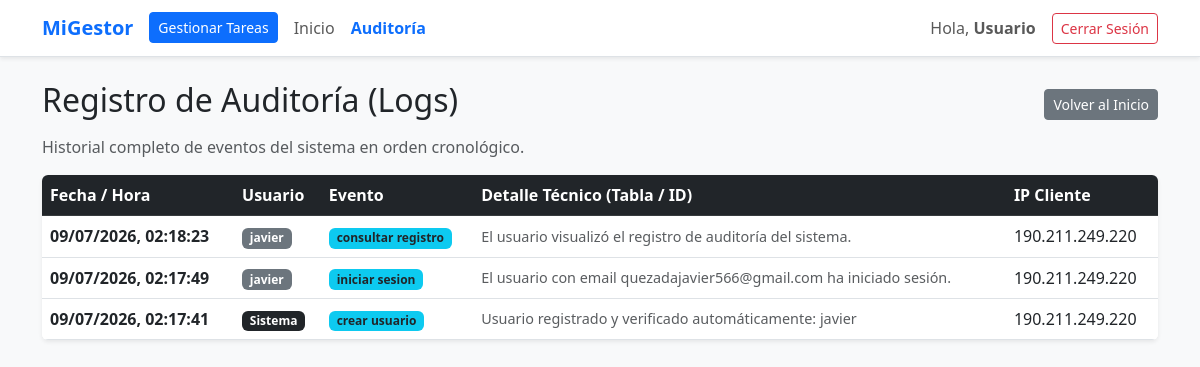
The page /logs_view.php on the database its author committed.
### tables this page shows
CREATE TABLE logs (
            id INTEGER PRIMARY KEY AUTOINCREMENT,
            fecha_hora DATETIME DEFAULT CURRENT_TIMESTAMP,
            usuario_id INTEGER,
            evento TEXT NOT NULL,
            detalle TEXT,
            ip_host_client TEXT
        );

CREATE TABLE usuarios (
            id INTEGER PRIMARY KEY AUTOINCREMENT,
            username TEXT UNIQUE NOT NULL,
            email TEXT UNIQUE NOT NULL,
            password TEXT NOT NULL,
            verificado INTEGER DEFAULT 0,
            token TEXT
        );

### logs_view.php (the view, shortened to what this page needs)
<?php
require_once 'db.php';
$query = "SELECT l.*, u.username
          FROM logs l
          LEFT JOIN usuarios u ON l.usuario_id = u.id
          ORDER BY l.id DESC";
$stmt = $db->query($query);
$todos_los_logs = $stmt->fetchAll(PDO::FETCH_ASSOC);
?>
<!DOCTYPE html>
<html lang="es">
<head>
    <link href="https://cdn.jsdelivr.net/npm/bootstrap@5.3.0/dist/css/bootstrap.min.css" rel="stylesheet">
</head>
<body class="bg-light">
    <?php include 'menu.php'; ?>
    <div class="container mt-4">
        <div class="d-flex align-items-center justify-content-between mb-2">
            <h2>Registro de Auditoría (Logs)</h2>
            <a href="index.php" class="btn btn-secondary btn-sm">Volver al Inicio</a>
        </div>
        <p class="text-muted">Historial completo de eventos del sistema en orden cronológico.</p>
        <div class="card shadow-sm border-0 mb-5">
            <div class="table-responsive rounded">
                <table class="table table-hover align-middle mb-0 bg-white">
                    <thead class="table-dark">
                        <tr>
                            <th>Fecha / Hora</th>
                            <th>Usuario</th>
                            <th>Evento</th>
                            <th>Detalle Técnico (Tabla / ID)</th>
                            <th>IP Cliente</th>
                        </tr>
                    </thead>
                    <tbody>
                        <?php if (!empty($todos_los_logs)): ?>
                            <?php foreach ($todos_los_logs as $row):
                                $fecha_original = $row['fecha_hora'];
                                $timestamp = strtotime($fecha_original);
                                $fecha_formateada = ($timestamp !== false) ? date('d/m/Y, H:i:s', $timestamp) : date('d/m/Y, H:i:s');
                            ?>
                            <tr>
                                <td class="fw-semibold">
                                    <?php echo $fecha_formateada; ?>
                                </td>
                                <td>
                                    <span class="badge <?php echo !empty($row['username']) ? 'bg-secondary' : 'bg-dark'; ?>">
                                        <?php echo !empty($row['username']) ? htmlspecialchars($row['username']) : 'Sistema'; ?>
                                    </span>
                                </td>
                                <td>
                                    <span class="badge bg-info text-dark fw-bold">
                                        <?php echo htmlspecialchars($row['evento']); ?>
                                    </span>
                                </td>
                                <td class="text-muted" style="font-size: 0.9rem;">
                                    <?php echo htmlspecialchars($row['detalle']); ?>
                                </td>
                                <td class="text-monospace"><?php echo htmlspecialchars($row['ip_host_client']); ?></td>
                            </tr>
                            <?php endforeach; ?>
                        <?php endif; ?>
                    </tbody>
                </table>
            </div>
        </div>
    </div>
</body>
</html>

### menu.php (shortened to what this page needs)
<?php
$username = "Usuario";
$pagina_actual = basename($_SERVER['PHP_SELF']);
?>
<nav class="navbar navbar-expand-lg navbar-light bg-white border-bottom shadow-sm mb-4">
    <div class="container">
        <a class="navbar-brand fw-bold text-primary" href="index.php">MiGestor</a>
        <div class="collapse navbar-collapse" id="navbarNav">
            <ul class="navbar-nav me-auto">
                <?php if ($pagina_actual === 'index.php' || $pagina_actual === 'logs_view.php'): ?>
                    <li class="nav-item">
                        <a class="btn btn-primary btn-sm my-1 me-2" href="tareas.php?accion=consultar">Gestionar Tareas</a>
                    </li>
                    <li class="nav-item">
                        <a class="nav-link" href="index.php">Inicio</a>
                    </li>
                <?php endif; ?>
                <li class="nav-item">
                    <a class="nav-link <?php echo ($pagina_actual === 'logs_view.php') ? 'text-primary fw-bold' : 'text-muted'; ?>" href="logs_view.php">Auditoría</a>
                </li>
            </ul>
            <div class="navbar-nav align-items-center">
                <span class="navbar-text me-3 mb-2 mb-lg-0">
                    Hola, <strong><?php echo $username; ?></strong>
                </span>
                <a class="btn btn-outline-danger btn-sm" href="logout.php">Cerrar Sesión</a>
            </div>
        </div>
    </div>
</nav>

### rows shown on the page
logs: usuario.username "javier", evento "consultar registro", detalle "El usuario visualizó el registro de auditoría del sistema.", ip_host_client "190.211.249.220"
logs: usuario.username "javier", evento "iniciar sesion", detalle "El usuario con email quezadajavier566@gmail.com ha iniciado sesión.", ip_host_client "190.211.249.220"
logs: shows "Sistema", evento "crear usuario", detalle "Usuario registrado y verificado automáticamente: javier", ip_host_client "190.211.249.220"

### other values the page prints
$username "Usuario"
